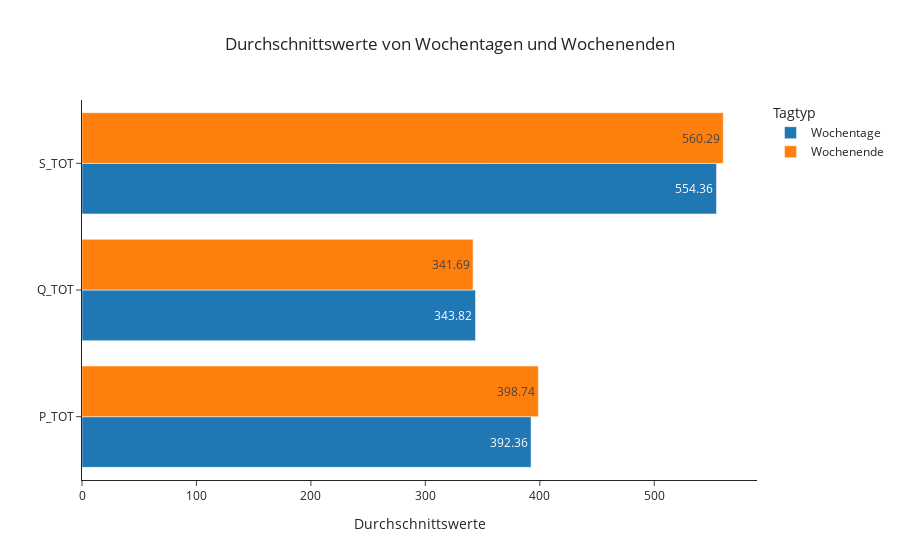

Here is the notebook cell this chart was saved with:
### Markdown cell above
### Vergleich des Verbrauchs an unterschiedlichen Wochentagen

### Code cell
df_summe.index = pd.to_datetime(df_summe.index, unit='s')

df_wochentage = df_summe[df_summe.index.dayofweek < 5]
df_wochenende = df_summe[df_summe.index.dayofweek >= 5]

weekdays_avg = df_wochentage[['P_TOT', 'Q_TOT', 'S_TOT']].mean()
weekend_avg = df_wochenende[['P_TOT', 'Q_TOT', 'S_TOT']].mean()

# Erstellen eines neuen DataFrames mit den Durchschnittswerten
df_avg = pd.DataFrame({'Wochentage': weekdays_avg, 'Wochenende': weekend_avg})

# Erstellen eines horizontalen Balkendiagramms
fig = go.Figure()

# Hinzufügen der Balken für jeden Datensatz
for i, col in enumerate(df_avg.columns):
    fig.add_trace(go.Bar(
        y=df_avg.index,  # Spaltennamen werden auf der y-Achse angezeigt
        x=df_avg[col],  # Durchschnittswerte werden auf der x-Achse angezeigt
        name=col,  # Legendenname
        orientation='h',  # Horizontale Balken
        text=df_avg[col].round(2),
        textposition='inside'
       # marker_color=colors[i]  # Farbe der Balken
    ))

# Aktualisieren des Layouts für ein gruppiertes Balkendiagramm
fig.update_layout(
    barmode='group',  # Gruppierung der Balken
    title='Durchschnittswerte von Wochentagen und Wochenenden',
    title_x = 0.5,
    xaxis_title='Durchschnittswerte',
    yaxis_title='',
    legend_title='Tagtyp',
    bargap=0.2,  # Abstand zwischen den Balkengruppen
    template='simple_white'
)

# Anzeigen des Diagramms
fig.show()

### Figure 1 — Plotly figure (JSON) as saved in the notebook; plotly's stock layout.template omitted (floating-point values rounded to 4 significant figures)
{"data": [{"name": "Wochentage", "orientation": "h", "text": [392.4, 343.8, 554.4], "textposition": "inside", "type": "bar", "x": [392.4, 343.8, 554.4], "y": ["P_TOT", "Q_TOT", "S_TOT"]}, {"name": "Wochenende", "orientation": "h", "text": [398.7, 341.7, 560.3], "textposition": "inside", "type": "bar", "x": [398.7, 341.7, 560.3], "y": ["P_TOT", "Q_TOT", "S_TOT"]}], "layout": {"bargap": 0.2, "barmode": "group", "legend": {"title": {"text": "Tagtyp"}}, "title": {"text": "Durchschnittswerte von Wochentagen und Wochenenden", "x": 0.5}, "xaxis": {"title": {"text": "Durchschnittswerte"}}, "yaxis": {"title": {"text": ""}}}}
